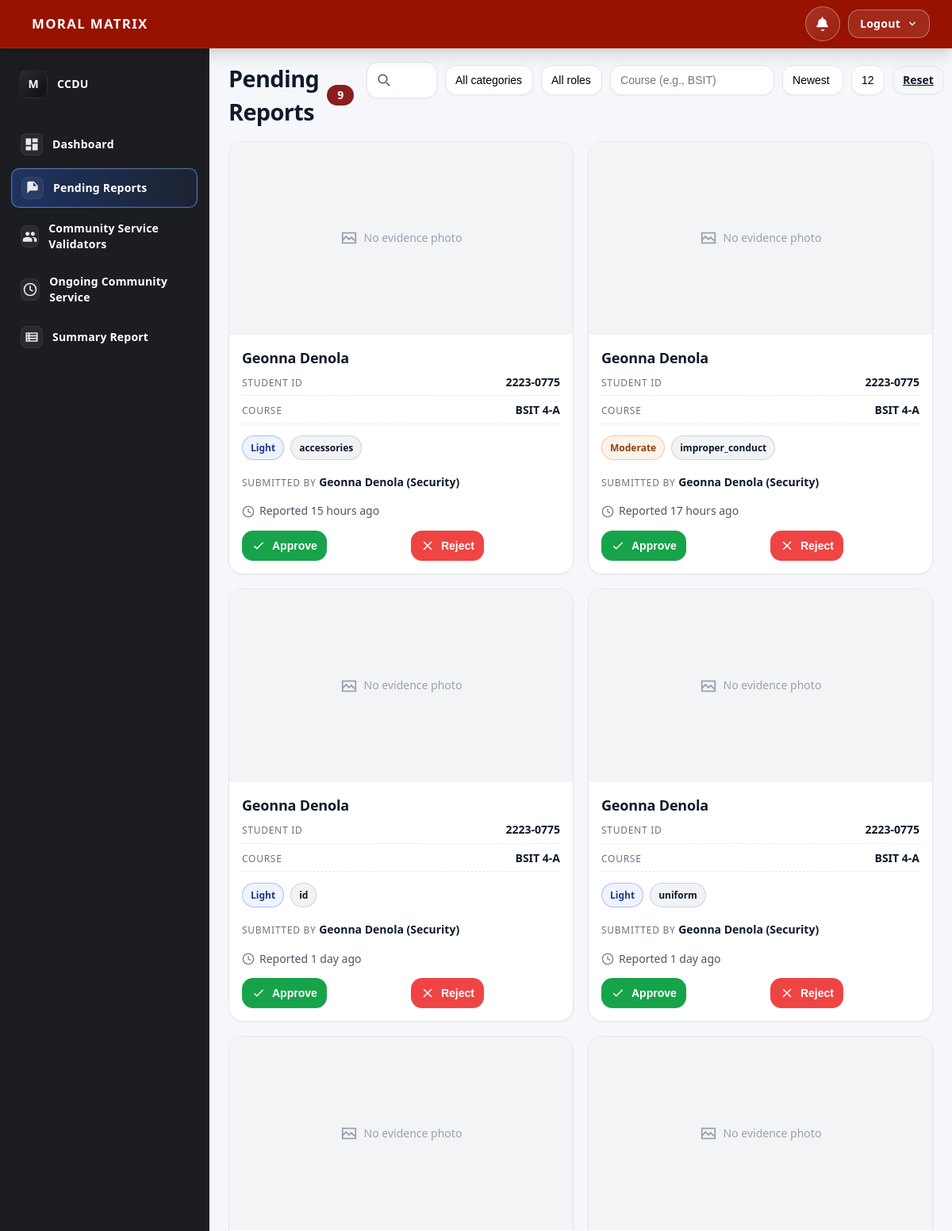
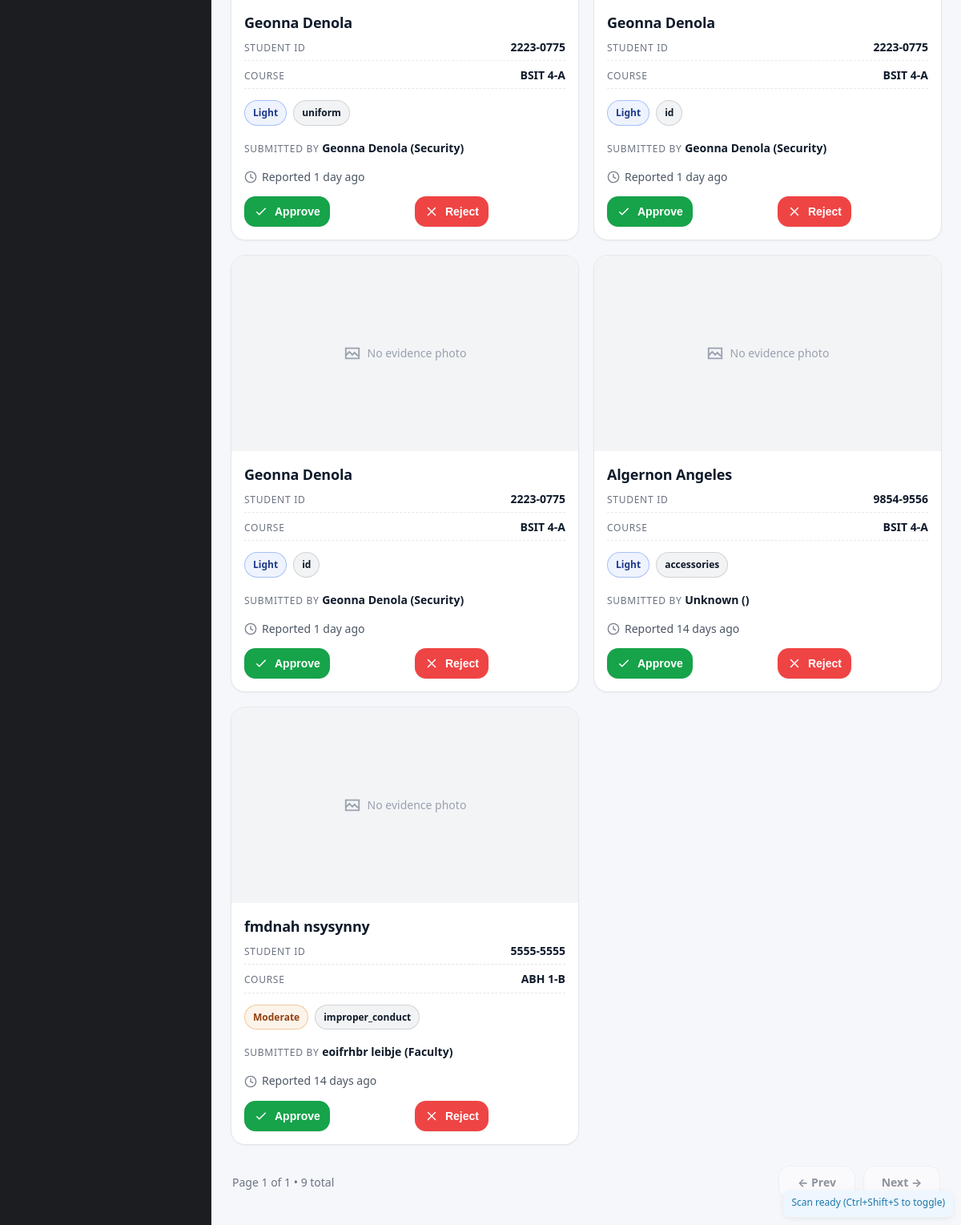
Page /ccdu/pending_reports.php on the committed database (2 pictures, top to bottom).
### tables this page shows
CREATE TABLE `student_violation` (
  `violation_id` int(11) NOT NULL,
  `student_id` varchar(50) NOT NULL,
  `offense_category` enum('light','moderate','grave') NOT NULL,
  `offense_type` varchar(50) NOT NULL,
  `offense_details` text NOT NULL,
  `description` text NOT NULL,
  `photo` blob DEFAULT NULL,
  `reported_at` datetime DEFAULT current_timestamp(),
  `status` enum('pending','approved','rejected') NOT NULL DEFAULT 'pending',
  `submitted_by` varchar(50) NOT NULL,
  `submitted_role` enum('faculty','ccdu','security') NOT NULL,
  `reviewed_by` varchar(50) DEFAULT NULL,
  `reviewed_at` datetime DEFAULT NULL,
  `review_notes` text DEFAULT NULL
);

CREATE TABLE `student_account` (
  `record_id` int(11) NOT NULL,
  `student_id` varchar(50) NOT NULL,
  `first_name` varchar(50) NOT NULL,
  `middle_name` varchar(50) NOT NULL,
  `last_name` varchar(50) NOT NULL,
  `mobile` varchar(15) NOT NULL,
  `email` varchar(50) NOT NULL,
  `photo` varchar(255) DEFAULT NULL,
  `institute` varchar(255) DEFAULT NULL,
  `course` varchar(255) DEFAULT NULL,
  `level` int(11) DEFAULT NULL,
  `section` varchar(50) DEFAULT NULL,
  `guardian` varchar(50) DEFAULT NULL,
  `guardian_mobile` varchar(15) DEFAULT NULL,
  `created_at` timestamp NOT NULL DEFAULT current_timestamp(),
  `updated_at` timestamp NOT NULL DEFAULT current_timestamp() ON UPDATE current_timestamp(),
  `change_pass` tinyint(1) DEFAULT 1
);

### ccdu/pending_reports.php (the view, shortened to what this page needs)
<?php
include '../includes/header.php';
$servername = $database_settings['servername'];
$username   = $database_settings['username'];
$password   = $database_settings['password'];
$dbname     = $database_settings['dbname'];
$conn = new mysqli($servername, $username, $password, $dbname);
function h($v){ return htmlspecialchars((string)$v, ENT_QUOTES, 'UTF-8'); }
function time_ago($dt){
    $t = is_string($dt) ? new DateTime($dt) : $dt;
    $now = new DateTime('now'); $d = $now->diff($t);
    foreach (['y'=>'year','m'=>'month','d'=>'day','h'=>'hour','i'=>'minute'] as $k=>$w) {
        if ($d->$k) return $d->$k . " {$w}" . ($d->$k>1?'s':'') . " ago";
    } return 'just now';
}
function highlight($text, $needle){
    if ($needle === '') return h($text);
    $safe = h($text);
    $needle = preg_quote(h($needle), '/');
    return preg_replace("/($needle)/i", '<mark class="pr-hl">$1</mark>', $safe);
}
$q        = trim($_GET['q'] ?? '');
$courseQ  = trim($_GET['course'] ?? '');
$sort     = $_GET['sort'] ?? 'newest';
$perPage  = (int)($_GET['per_page'] ?? 12);
$perPage  = in_array($perPage, [6,12,24,48], true) ? $perPage : 12;
$page     = max(1, (int)($_GET['page'] ?? 1));
$offset   = ($page - 1) * $perPage;
$allowedSorts = [
  'newest'   => 'sv.reported_at DESC',
  'oldest'   => 'sv.reported_at ASC',
  'name'     => 'sa.last_name ASC, sa.first_name ASC',
  'course'   => 'sa.course ASC, sa.level ASC, sa.section ASC, sv.reported_at DESC',
  'severity' => "FIELD(LOWER(sv.offense_category),'grave','moderate','light') ASC, sv.reported_at DESC",
];
$orderBy = $allowedSorts[$sort] ?? $allowedSorts['newest'];
$fields = "
 sv.violation_id, sv.student_id,
 sa.first_name AS student_first_name, sa.last_name AS student_last_name,
 sa.course, sa.level, sa.section,
 sv.offense_category, sv.offense_type, sv.description, sv.photo,
 sv.status, sv.submitted_role, sv.reported_at,
 CASE sv.submitted_role
   WHEN 'faculty' THEN CONCAT(fa.first_name,' ',fa.last_name)
   WHEN 'security' THEN CONCAT(se.first_name,' ',se.last_name)
   ELSE 'Unknown'
 END AS submitter_name
";
$from = "
 FROM student_violation sv
 JOIN student_account sa ON sv.student_id = sa.student_id
 LEFT JOIN faculty_account fa ON sv.submitted_by = fa.faculty_id AND sv.submitted_role='faculty'
 LEFT JOIN security_account se ON sv.submitted_by = se.security_id AND sv.submitted_role='security'
";
$conds  = ["sv.status='pending'"];
$types  = '';
$params = [];
$where = 'WHERE '.implode(' AND ', $conds);
$countSql = "SELECT COUNT(*) AS total $from $where";
$countStmt = $conn->prepare($countSql);
$countStmt->execute(); $totalRows=(int)($countStmt->get_result()->fetch_assoc()['total'] ?? 0);
$totalPages = max(1,(int)ceil($totalRows/$perPage));
$sql = "SELECT $fields $from $where ORDER BY $orderBy LIMIT ? OFFSET ?";
$types2 = $types.'ii'; $params2 = $params; $params2[]=$perPage; $params2[]=$offset;
$stmt = $conn->prepare($sql);
$bind2=[]; $bind2[]=&$types2; foreach($params2 as $k=>$_){ $bind2[]=&$params2[$k]; }
call_user_func_array([$stmt,'bind_param'],$bind2);
$stmt->execute(); $result = $stmt->get_result();
function build_query(array $overrides=[]): string {
  $merged = array_merge($_GET,$overrides);
  return http_build_query($merged);
}
?>
<!doctype html>
<html lang="en">
<head>
  <link rel="stylesheet" href="../css/pending_reports.css?v=rev2"/>
</head>
<body>
<main class="pr-page" style="padding-top: calc(var(--header-h) + var(--top-gap));">
  <header class="pr-head">
    <div class="pr-headL">
      <h1 class="pr-title">Pending Reports</h1>
      <span class="pr-count" aria-label="Total pending"><?= (int)$totalRows ?></span>
    </div>
    <form class="pr-toolbar" id="filtersForm" method="get" role="search" aria-label="Filter pending reports">
      <label class="pr-search" aria-label="Search by name, ID, or offense">
        <svg class="pr-search__icon" viewBox="0 0 24 24" aria-hidden="true">
          <path d="M21 21l-4.2-4.2M17 10a7 7 0 11-14 0 7 7 0 0114 0z" fill="none" stroke="currentColor" stroke-width="2" stroke-linecap="round"/>
        </svg>
        <input list="nameSuggestions" type="search" name="q" id="q"
               value="<?= h($q) ?>" placeholder="Search name, ID, offense…" autocomplete="off"/>
      </label>
      <select name="category" class="pr-select" data-autosubmit>
        <option value="">All categories</option>
      </select>
      <select name="role" class="pr-select" data-autosubmit>
        <option value="">All roles</option>
      </select>
      <input type="text" name="course" value="<?= h($courseQ) ?>" class="pr-input" placeholder="Course (e.g., BSIT)" data-enter-submit />
      <select name="sort" class="pr-select" data-autosubmit>
        <option value="newest"   <?= $sort==='newest'?'selected':'' ?>>Newest</option>
      </select>
      <select name="per_page" class="pr-select" data-autosubmit>
        <option value="12" <?= $perPage===12 ?'selected':'' ?>>12</option>
      </select>
      <a class="btn btn--ghost" href="?">Reset</a>
    </form>
  </header>
  <?php if ($result && $result->num_rows > 0): ?>
    <div class="pr-grid">
      <?php while ($row = $result->fetch_assoc()): ?>
        <?php
          $photo         = trim($row['photo'] ?? '');
          $firstName     = $row['student_first_name'] ?? '';
          $lastName      = $row['student_last_name'] ?? '';
          $fullName      = trim($firstName.' '.$lastName);
          $studentId     = $row['student_id'] ?? '';
          $course        = $row['course'] ?? '';
          $level         = $row['level'] ?? '';
          $section       = $row['section'] ?? '';
          $categoryRaw   = strtolower($row['offense_category'] ?? '');
          $categoryLbl   = $categoryRaw !== '' ? ucfirst($categoryRaw) : '';
          $type          = $row['offense_type'] ?? '';
          $submitter     = $row['submitter_name'] ?? '';
          $submittedRole = $row['submitted_role'] ?? '';
          $courseLine    = trim(h($course).' '.h($level).'-'.h($section));
          $reportedAt    = h(date('M d, Y · h:i A', strtotime($row['reported_at'] ?? '')));
          $ago           = time_ago($row['reported_at'] ?? '');
        ?>
        <article class="pr-card">
          <div class="pr-media">
            <?php if ($photo !== ''): ?>
              <img src="uploads/<?= h($photo) ?>" alt="Evidence photo for <?= h($fullName) ?>" loading="lazy"/>
            <?php else: ?>
              <div class="pr-media__placeholder" aria-label="No evidence photo provided">
                <svg viewBox="0 0 24 24" aria-hidden="true"><path d="M3 5h18v14H3zM3 15l5-5 4 4 3-3 4 4" fill="none" stroke="currentColor" stroke-width="2" stroke-linecap="round"/></svg>
                <span>No evidence photo</span>
              </div>
            <?php endif; ?>
          </div>
          <div class="pr-body">
            <h2 class="pr-name"><?= highlight($fullName, $q) ?></h2>
            <div class="pr-meta">
              <div class="pr-meta-row">
                <span class="pr-label">Student ID</span>
                <span class="pr-value"><?= highlight($studentId, $q) ?></span>
              </div>
              <div class="pr-meta-row">
                <span class="pr-label">Course</span>
                <span class="pr-value"><?= $courseLine ?></span>
              </div>
              <div class="pr-chips">
                <?php if ($categoryLbl): ?>
                  <span class="pr-chip pr-chip--category" data-val="<?= h($categoryLbl) ?>"><?= h($categoryLbl) ?></span>
                <?php endif; ?>
                <?php if ($type): ?>
                  <span class="pr-chip pr-chip--type"><?= h($type) ?></span>
                <?php endif; ?>
              </div>
              <p class="pr-submitted">
                <span class="pr-label">Submitted by</span>
                <span class="pr-value"><?= h($submitter) ?> (<?= h(ucfirst($submittedRole)) ?>)</span>
              </p>
              <p class="pr-time" title="<?= $reportedAt ?>">
                <svg class="pr-time__icon" viewBox="0 0 24 24" aria-hidden="true"><path d="M12 7v5l4 2m6-2a10 10 0 11-20 0 10 10 0 0120 0z" fill="none" stroke="currentColor" stroke-width="2" stroke-linecap="round"/></svg>
                Reported <?= h($ago) ?>
              </p>
            </div>
            <div class="pr-actions">
              <form action="approve_violation.php" method="post" class="pr-form">
                <button type="submit" class="btn btn-approve" aria-label="Approve report for <?= h($fullName) ?>">
                  <svg viewBox="0 0 24 24" aria-hidden="true"><path d="M5 13l4 4L19 7" fill="none" stroke="currentColor" stroke-width="2" stroke-linecap="round"/></svg>
                  Approve
                </button>
              </form>
              <form action="approve_violation.php" method="post" class="pr-form">
                <button type="submit" class="btn btn-reject" aria-label="Reject report for <?= h($fullName) ?>">
                  <svg viewBox="0 0 24 24" aria-hidden="true"><path d="M6 18L18 6M6 6l12 12" fill="none" stroke="currentColor" stroke-width="2" stroke-linecap="round"/></svg>
                  Reject
                </button>
              </form>
            </div>
          </div>
        </article>
      <?php endwhile; ?>
    </div>
    <nav class="pr-pagination" aria-label="Pagination">
      <div class="pr-pagination__summary">
        Page <?= (int)$page ?> of <?= (int)$totalPages ?> • <?= (int)$totalRows ?> total
      </div>
      <div class="pr-pagination__controls">
        <?php $prev=max(1,$page-1); $next=min($totalPages,$page+1); ?>
        <a class="pr-pagebtn <?= $page<=1?'is-disabled':'' ?>" href="?<?= build_query(['page'=>$prev]) ?>" aria-disabled="<?= $page<=1?'true':'false' ?>">&larr; Prev</a>
        <a class="pr-pagebtn <?= $page>=$totalPages?'is-disabled':'' ?>" href="?<?= build_query(['page'=>$next]) ?>" aria-disabled="<?= $page>=$totalPages?'true':'false' ?>">Next &rarr;</a>
      </div>
    </nav>
  <?php endif; ?>
</main>
</body>
</html>

### css/header.css (style rules this page uses)
:root { --header-bg: #971200; --text-on-header: #ffffff; --ink: #111111; --radius: 14px; --shadow: 0 10px 20px rgba(0,0,0,.12), 0 2px 6px rgba(0,0,0,.08); --header-h: 64px; --sidebar-bg: #1C1D21; --sidebar-fg: #E7E9EE; --sidebar-fg-dim: #B9BEC7; --focus: #93C5FD; --sidebar-w: 264px; }
* { box-sizing: border-box; }
html, body { height: 100%; }
body { margin: 0; font: 14px/1.45 system-ui, -apple-system, Segoe UI, Roboto, Ubuntu, Cantarell, "Helvetica Neue", Arial, "Noto Sans"; color: #111; background: #fff; }
html { scroll-padding-top: var(--header-h); }

### rows in the picture
student_violation: photo "No evidence photo", student_account.first_name+last_name "Geonna Denola", student "2223-0775", student_account.course+level+section "BSIT 4-A", offense_category "Light", offense_type "accessories", submitter "Geonna Denola", submitted_role "Security", reported_at "15 hours ago"
student_violation: photo "No evidence photo", student_account.first_name+last_name "Geonna Denola", student "2223-0775", student_account.course+level+section "BSIT 4-A", offense_category "Moderate", offense_type "improper_conduct", submitter "Geonna Denola", submitted_role "Security", reported_at "17 hours ago"
student_violation: photo "No evidence photo", student_account.first_name+last_name "Geonna Denola", student "2223-0775", student_account.course+level+section "BSIT 4-A", offense_category "Light", offense_type "id", submitter "Geonna Denola", submitted_role "Security", reported_at "1 day ago"
student_violation: photo "No evidence photo", student_account.first_name+last_name "Geonna Denola", student "2223-0775", student_account.course+level+section "BSIT 4-A", offense_category "Light", offense_type "uniform", submitter "Geonna Denola", submitted_role "Security", reported_at "1 day ago"
student_violation: photo "No evidence photo", student_account.first_name+last_name "Geonna Denola", student "2223-0775", student_account.course+level+section "BSIT 4-A", offense_category "Light", offense_type "uniform", submitter "Geonna Denola", submitted_role "Security", reported_at "1 day ago"
student_violation: photo "No evidence photo", student_account.first_name+last_name "Geonna Denola", student "2223-0775", student_account.course+level+section "BSIT 4-A", offense_category "Light", offense_type "id", submitter "Geonna Denola", submitted_role "Security", reported_at "1 day ago"
student_violation: photo "No evidence photo", student_account.first_name+last_name "Geonna Denola", student "2223-0775", student_account.course+level+section "BSIT 4-A", offense_category "Light", offense_type "id", submitter "Geonna Denola", submitted_role "Security", reported_at "1 day ago"
student_violation: photo "No evidence photo", student_account.first_name+last_name "Algernon Angeles", student "9854-9556", student_account.course+level+section "BSIT 4-A", offense_category "Light", offense_type "accessories", submitter "Unknown", reported_at "14 days ago"
student_violation: photo "No evidence photo", student_account.first_name+last_name "fmdnah nsysynny", student "5555-5555", student_account.course+level+section "ABH 1-B", offense_category "Moderate", offense_type "improper_conduct", submitter "eoifrhbr leibje", submitted_role "Faculty", reported_at "14 days ago"

### other values in the picture
$totalRows "9"
$page "1"
$totalPages "1"
